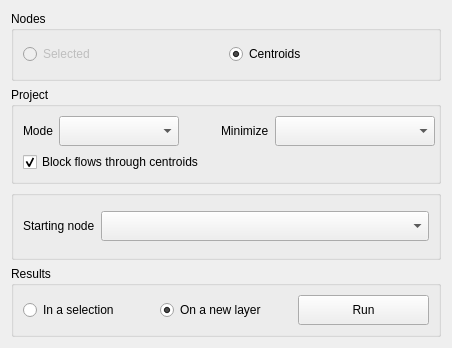
<?xml version="1.0" encoding="UTF-8"?>
<ui version="4.0">
 <class>Form</class>
 <widget class="QWidget" name="Form">
  <property name="geometry">
   <rect>
    <x>0</x>
    <y>0</y>
    <width>452</width>
    <height>348</height>
   </rect>
  </property>
  <property name="minimumSize">
   <size>
    <width>452</width>
    <height>0</height>
   </size>
  </property>
  <property name="font">
   <font>
    <pointsize>9</pointsize>
   </font>
  </property>
  <property name="windowTitle">
   <string>Travelling Salesman Problem</string>
  </property>
  <layout class="QVBoxLayout" name="verticalLayout">
   <item>
    <widget class="QGroupBox" name="groupBox">
     <property name="title">
      <string>Nodes</string>
     </property>
     <layout class="QHBoxLayout" name="horizontalLayout_3">
      <item>
       <widget class="QRadioButton" name="rdo_selected">
        <property name="enabled">
         <bool>false</bool>
        </property>
        <property name="text">
         <string>Selected</string>
        </property>
       </widget>
      </item>
      <item>
       <widget class="QRadioButton" name="rdo_centroids">
        <property name="text">
         <string>Centroids</string>
        </property>
        <property name="checked">
         <bool>true</bool>
        </property>
       </widget>
      </item>
     </layout>
    </widget>
   </item>
   <item>
    <widget class="QGroupBox" name="groupBox_2">
     <property name="minimumSize">
      <size>
       <width>420</width>
       <height>0</height>
      </size>
     </property>
     <property name="title">
      <string>Project</string>
     </property>
     <layout class="QGridLayout" name="gridLayout">
      <item row="0" column="1">
       <widget class="QComboBox" name="cob_mode">
        <property name="sizePolicy">
         <sizepolicy hsizetype="Expanding" vsizetype="Fixed">
          <horstretch>0</horstretch>
          <verstretch>0</verstretch>
         </sizepolicy>
        </property>
        <property name="minimumSize">
         <size>
          <width>120</width>
          <height>30</height>
         </size>
        </property>
       </widget>
      </item>
      <item row="0" column="0">
       <widget class="QLabel" name="label_3">
        <property name="sizePolicy">
         <sizepolicy hsizetype="Fixed" vsizetype="Preferred">
          <horstretch>0</horstretch>
          <verstretch>0</verstretch>
         </sizepolicy>
        </property>
        <property name="minimumSize">
         <size>
          <width>0</width>
          <height>30</height>
         </size>
        </property>
        <property name="text">
         <string>Mode</string>
        </property>
       </widget>
      </item>
      <item row="0" column="4">
       <widget class="QComboBox" name="cob_minimize">
        <property name="sizePolicy">
         <sizepolicy hsizetype="Expanding" vsizetype="Fixed">
          <horstretch>0</horstretch>
          <verstretch>0</verstretch>
         </sizepolicy>
        </property>
        <property name="minimumSize">
         <size>
          <width>160</width>
          <height>30</height>
         </size>
        </property>
       </widget>
      </item>
      <item row="0" column="2">
       <spacer name="horizontalSpacer">
        <property name="orientation">
         <enum>Qt::Horizontal</enum>
        </property>
        <property name="sizeType">
         <enum>QSizePolicy::Fixed</enum>
        </property>
        <property name="sizeHint" stdset="0">
         <size>
          <width>30</width>
          <height>20</height>
         </size>
        </property>
       </spacer>
      </item>
      <item row="0" column="3">
       <widget class="QLabel" name="label_2">
        <property name="sizePolicy">
         <sizepolicy hsizetype="Fixed" vsizetype="Preferred">
          <horstretch>0</horstretch>
          <verstretch>0</verstretch>
         </sizepolicy>
        </property>
        <property name="minimumSize">
         <size>
          <width>0</width>
          <height>30</height>
         </size>
        </property>
        <property name="text">
         <string>Minimize</string>
        </property>
       </widget>
      </item>
      <item row="1" column="0" colspan="5">
       <widget class="QCheckBox" name="chb_block">
        <property name="text">
         <string>Block flows through centroids</string>
        </property>
        <property name="checked">
         <bool>true</bool>
        </property>
       </widget>
      </item>
     </layout>
    </widget>
   </item>
   <item>
    <widget class="QGroupBox" name="groupBox_3">
     <property name="title">
      <string/>
     </property>
     <layout class="QGridLayout" name="gridLayout_2">
      <item row="0" column="1">
       <widget class="QComboBox" name="cob_start">
        <property name="minimumSize">
         <size>
          <width>0</width>
          <height>30</height>
         </size>
        </property>
       </widget>
      </item>
      <item row="0" column="0">
       <widget class="QLabel" name="label">
        <property name="sizePolicy">
         <sizepolicy hsizetype="Fixed" vsizetype="Preferred">
          <horstretch>0</horstretch>
          <verstretch>0</verstretch>
         </sizepolicy>
        </property>
        <property name="minimumSize">
         <size>
          <width>0</width>
          <height>30</height>
         </size>
        </property>
        <property name="text">
         <string>Starting node</string>
        </property>
       </widget>
      </item>
     </layout>
    </widget>
   </item>
   <item>
    <widget class="QGroupBox" name="groupBox_4">
     <property name="title">
      <string>Results</string>
     </property>
     <layout class="QHBoxLayout" name="horizontalLayout">
      <item>
       <widget class="QRadioButton" name="rdo_selection">
        <property name="text">
         <string>In a selection</string>
        </property>
       </widget>
      </item>
      <item>
       <widget class="QRadioButton" name="rdo_new_layer">
        <property name="text">
         <string>On a new layer</string>
        </property>
        <property name="checked">
         <bool>true</bool>
        </property>
       </widget>
      </item>
      <item>
       <widget class="QPushButton" name="but_run">
        <property name="minimumSize">
         <size>
          <width>0</width>
          <height>30</height>
         </size>
        </property>
        <property name="text">
         <string>Run</string>
        </property>
       </widget>
      </item>
     </layout>
    </widget>
   </item>
  </layout>
 </widget>
 <resources/>
 <connections/>
</ui>
